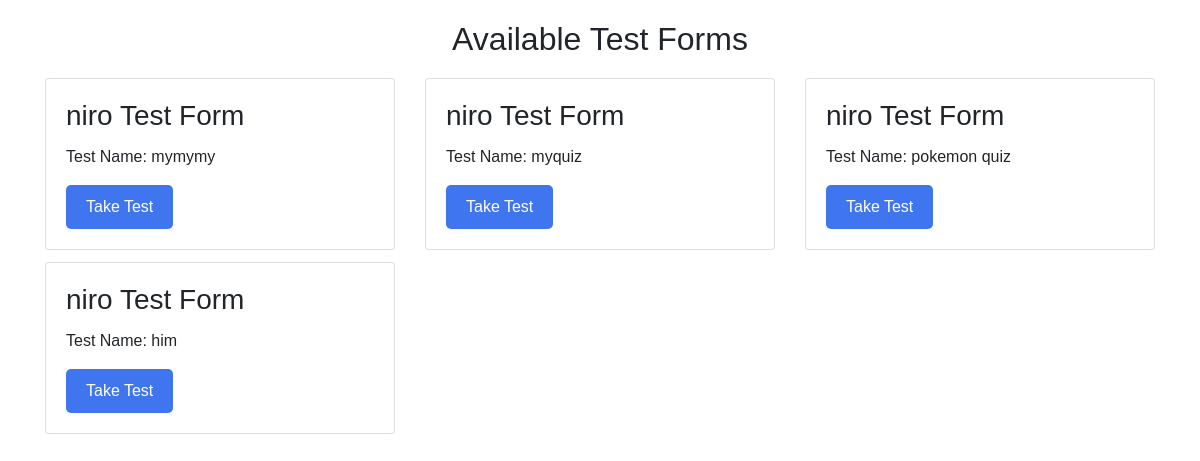
The app's page /take-test/ (signed in) with its own data.
### adminpanel/models.py (models this page shows, shortened)
class TestForm(models.Model):
    form_id = models.AutoField(primary_key=True)
    test_name=models.CharField(max_length=100)
    dept = models.CharField(max_length=50)
    company = models.CharField(max_length=50)
    submitted_date = models.DateField(default=timezone.now, null=True)

### adminpanel/views.py (the view)
# urls.py: path('take-test/', views.take_test, name='take_test'),
@login_required
def take_test(request):
    user_profile = request.user.userprofile
    department = user_profile.department
    company = user_profile.company
    test_forms = TestForm.objects.filter(dept=department, company=company).order_by('-form_id')
    return render(request, 'adminpanel/take_test.html', {'test_forms': test_forms})

### adminpanel/templates/adminpanel/take_test.html (shortened to what this page needs)
<!DOCTYPE html>
<html lang="en">
<head>
    <link rel="stylesheet" href="https://stackpath.bootstrapcdn.com/bootstrap/4.5.2/css/bootstrap.min.css">
</head>
<body>
    <div class="container">
        <h2>Available Test Forms</h2>
        <div class="row">
            {% for test_form in test_forms %}
            <div class="col-md-4">
                <div class="card" style="margin-bottom: 12px;">
                    <div class="card-body">
                        <h3 class="card-title">{{ test_form.dept }} Test Form</h3>
                        <p class="card-text">Test Name: {{ test_form.test_name }}</p>
                        <a href="{% url 'test-detail' form_id=test_form.form_id %}"
                            class="btn btn-primary take-test-btn">Take Test</a>
                    </div>
                </div>
            </div>
            {% empty %}
            <div class="col-md-4">
                <p>No test forms available.</p>
            </div>
            {% endfor %}
        </div>
    </div>
</body>
</html>

### adminpanel/templates/adminpanel/take_test.html (style rules this page uses)
body { font-family: Arial, sans-serif; margin: 0; padding: 20px; }
h2 { text-align: center; margin-bottom: 20px; }
.take-test-btn { display: inline-block; padding: 10px 20px; background-color: #3f76ef; color: #fff; border: none; border-radius: 5px; text-decoration: none; text-align: center; cursor: pointer; font-size: 16px; transition: background-color 0.3s ease; }

### records on screen
TestForm: dept "niro", test_name "mymymy"
TestForm: dept "niro", test_name "myquiz"
TestForm: dept "niro", test_name "pokemon quiz"
TestForm: dept "niro", test_name "him"
